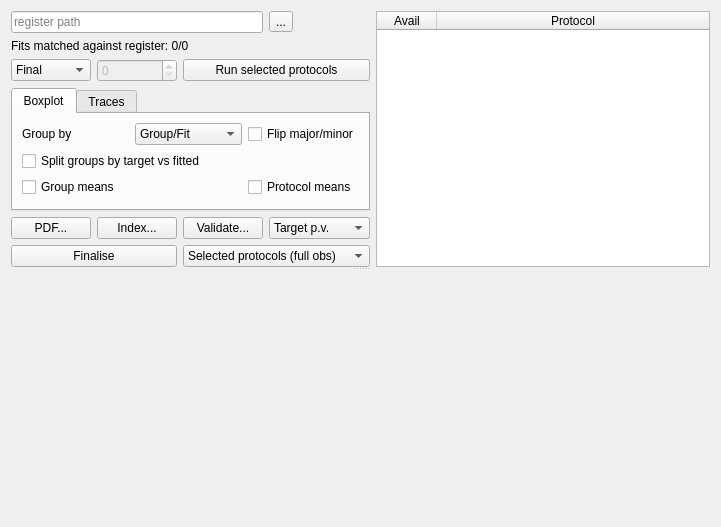
<?xml version="1.0" encoding="UTF-8"?>
<ui version="4.0">
 <class>FitErrorPlotter</class>
 <widget class="QWidget" name="FitErrorPlotter">
  <property name="geometry">
   <rect>
    <x>0</x>
    <y>0</y>
    <width>721</width>
    <height>527</height>
   </rect>
  </property>
  <property name="windowTitle">
   <string>Form</string>
  </property>
  <layout class="QGridLayout" name="gridLayout_3">
   <item row="0" column="0">
    <widget class="QSplitter" name="splitter">
     <property name="orientation">
      <enum>Qt::Vertical</enum>
     </property>
     <widget class="QWidget" name="widget" native="true">
      <layout class="QGridLayout" name="gridLayout">
       <item row="0" column="0" colspan="3">
        <widget class="QLineEdit" name="register_path">
         <property name="placeholderText">
          <string>register path</string>
         </property>
        </widget>
       </item>
       <item row="2" column="2" colspan="2">
        <widget class="QPushButton" name="run">
         <property name="text">
          <string>Run selected protocols</string>
         </property>
        </widget>
       </item>
       <item row="0" column="3">
        <widget class="QToolButton" name="register_browse">
         <property name="text">
          <string>...</string>
         </property>
        </widget>
       </item>
       <item row="4" column="2">
        <widget class="QPushButton" name="validate">
         <property name="text">
          <string>Validate...</string>
         </property>
        </widget>
       </item>
       <item row="4" column="3">
        <widget class="QComboBox" name="validateTarget">
         <item>
          <property name="text">
           <string>Target p.v.</string>
          </property>
         </item>
         <item>
          <property name="text">
           <string>Median p.v.</string>
          </property>
         </item>
         <item>
          <property name="text">
           <string>Low-cost p.v.</string>
          </property>
         </item>
        </widget>
       </item>
       <item row="1" column="0" colspan="4">
        <widget class="QLabel" name="matchedLabel">
         <property name="text">
          <string>Fits matched against register: 0/0</string>
         </property>
        </widget>
       </item>
       <item row="2" column="1">
        <widget class="QSpinBox" name="epoch">
         <property name="enabled">
          <bool>false</bool>
         </property>
        </widget>
       </item>
       <item row="4" column="1">
        <widget class="QPushButton" name="index">
         <property name="text">
          <string>Index...</string>
         </property>
        </widget>
       </item>
       <item row="4" column="0">
        <widget class="QPushButton" name="pdf">
         <property name="text">
          <string>PDF...</string>
         </property>
        </widget>
       </item>
       <item row="2" column="0">
        <widget class="QComboBox" name="params">
         <property name="currentIndex">
          <number>1</number>
         </property>
         <item>
          <property name="text">
           <string>Target</string>
          </property>
         </item>
         <item>
          <property name="text">
           <string>Final</string>
          </property>
         </item>
         <item>
          <property name="text">
           <string>Epoch...</string>
          </property>
         </item>
        </widget>
       </item>
       <item row="3" column="0" colspan="4">
        <widget class="QTabWidget" name="tabWidget">
         <property name="currentIndex">
          <number>0</number>
         </property>
         <widget class="QWidget" name="tab">
          <attribute name="title">
           <string>Boxplot</string>
          </attribute>
          <layout class="QGridLayout" name="gridLayout_4">
           <item row="0" column="0">
            <widget class="QLabel" name="label">
             <property name="text">
              <string>Group by</string>
             </property>
            </widget>
           </item>
           <item row="2" column="2">
            <widget class="QCheckBox" name="protocolMeans">
             <property name="text">
              <string>Protocol means</string>
             </property>
            </widget>
           </item>
           <item row="0" column="1">
            <widget class="QComboBox" name="groupCat">
             <item>
              <property name="text">
               <string>Group/Fit</string>
              </property>
             </item>
             <item>
              <property name="text">
               <string>Cell</string>
              </property>
             </item>
            </widget>
           </item>
           <item row="0" column="2">
            <widget class="QCheckBox" name="flipCats">
             <property name="text">
              <string>Flip major/minor</string>
             </property>
            </widget>
           </item>
           <item row="2" column="0" colspan="2">
            <widget class="QCheckBox" name="groupMeans">
             <property name="text">
              <string>Group means</string>
             </property>
            </widget>
           </item>
           <item row="1" column="0" colspan="3">
            <widget class="QCheckBox" name="splitTarget">
             <property name="text">
              <string>Split groups by target vs fitted</string>
             </property>
            </widget>
           </item>
          </layout>
         </widget>
         <widget class="QWidget" name="trace_tab">
          <property name="enabled">
           <bool>true</bool>
          </property>
          <attribute name="title">
           <string>Traces</string>
          </attribute>
          <layout class="QGridLayout" name="gridLayout_2">
           <item row="0" column="0">
            <widget class="QRadioButton" name="trace_single">
             <property name="text">
              <string>Single trace</string>
             </property>
             <property name="checked">
              <bool>true</bool>
             </property>
            </widget>
           </item>
           <item row="0" column="1">
            <widget class="QRadioButton" name="trace_stack">
             <property name="text">
              <string>Stacked traces</string>
             </property>
            </widget>
           </item>
           <item row="1" column="0">
            <widget class="QSpinBox" name="trace_stimidx"/>
           </item>
           <item row="1" column="1">
            <widget class="QCheckBox" name="trace_rec">
             <property name="text">
              <string>Recording</string>
             </property>
            </widget>
           </item>
           <item row="2" column="1">
            <widget class="QCheckBox" name="trace_sim">
             <property name="text">
              <string>Simulation</string>
             </property>
            </widget>
           </item>
           <item row="2" column="0">
            <widget class="QCheckBox" name="trace_stim">
             <property name="text">
              <string>Stimulation</string>
             </property>
            </widget>
           </item>
          </layout>
         </widget>
        </widget>
       </item>
       <item row="0" column="4" rowspan="6">
        <widget class="QTableWidget" name="protocols">
         <property name="selectionBehavior">
          <enum>QAbstractItemView::SelectRows</enum>
         </property>
         <attribute name="horizontalHeaderDefaultSectionSize">
          <number>60</number>
         </attribute>
         <attribute name="horizontalHeaderStretchLastSection">
          <bool>true</bool>
         </attribute>
         <column>
          <property name="text">
           <string>Avail</string>
          </property>
         </column>
         <column>
          <property name="text">
           <string>Protocol</string>
          </property>
         </column>
        </widget>
       </item>
       <item row="5" column="2" colspan="2">
        <widget class="QComboBox" name="validate_protocol">
         <item>
          <property name="text">
           <string>Selected protocols (full obs)</string>
          </property>
         </item>
         <item>
          <property name="text">
           <string>Target protocol (original obs)</string>
          </property>
         </item>
         <item>
          <property name="text">
           <string>Both, and all parameter sets</string>
          </property>
         </item>
        </widget>
       </item>
       <item row="5" column="0" colspan="2">
        <widget class="QPushButton" name="finalise">
         <property name="text">
          <string>Finalise</string>
         </property>
        </widget>
       </item>
      </layout>
     </widget>
     <widget class="QCustomPlot" name="plot" native="true">
      <property name="sizePolicy">
       <sizepolicy hsizetype="Preferred" vsizetype="Preferred">
        <horstretch>0</horstretch>
        <verstretch>1</verstretch>
       </sizepolicy>
      </property>
     </widget>
    </widget>
   </item>
  </layout>
 </widget>
 <customwidgets>
  <customwidget>
   <class>QCustomPlot</class>
   <extends>QWidget</extends>
   <header>qcustomplot.h</header>
   <container>1</container>
  </customwidget>
 </customwidgets>
 <resources/>
 <connections/>
</ui>
